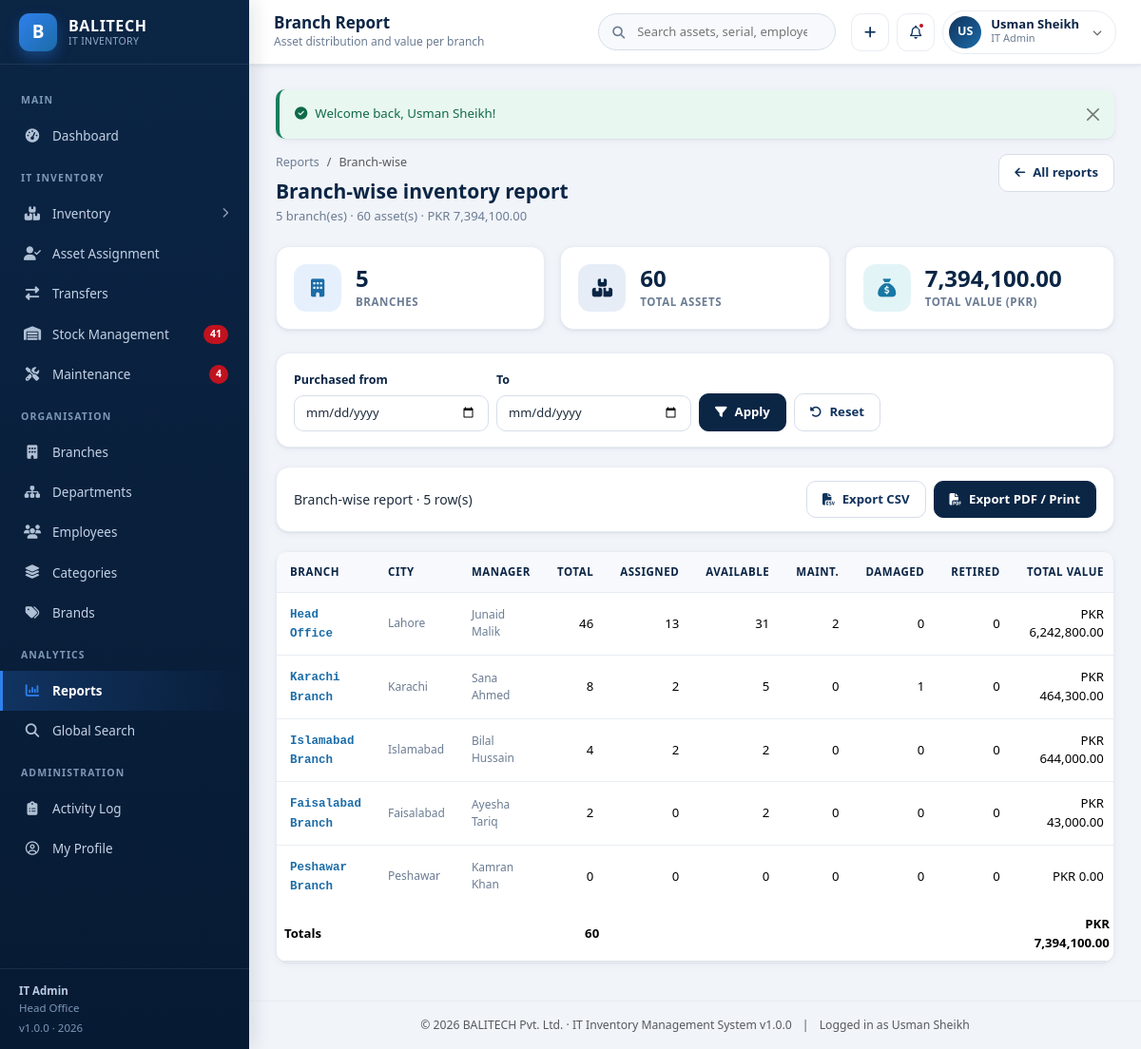
The app's page /reports/branch.php (signed in) with its own data.
### tables this page shows
CREATE TABLE `users` (
  `id` INT UNSIGNED NOT NULL AUTO_INCREMENT,
  `username` VARCHAR(60) NOT NULL,
  `full_name` VARCHAR(120) NOT NULL,
  `email` VARCHAR(120) NOT NULL,
  `password` VARCHAR(255) NOT NULL,
  `role` ENUM('super_admin','it_admin','branch_staff','dept_manager') NOT NULL DEFAULT 'branch_staff',
  `branch_id` INT UNSIGNED DEFAULT NULL,
  `department_id` INT UNSIGNED DEFAULT NULL,
  `phone` VARCHAR(30) DEFAULT NULL,
  `avatar` VARCHAR(255) DEFAULT NULL,
  `status` ENUM('active','inactive') NOT NULL DEFAULT 'active',
  `last_login` DATETIME DEFAULT NULL,
  `created_at` DATETIME NOT NULL DEFAULT CURRENT_TIMESTAMP,
  `updated_at` DATETIME NOT NULL DEFAULT CURRENT_TIMESTAMP ON UPDATE CURRENT_TIMESTAMP,
  PRIMARY KEY (`id`),
  UNIQUE KEY `uq_user_username` (`username`),
  UNIQUE KEY `uq_user_email` (`email`),
  KEY `idx_user_role` (`role`),
  KEY `idx_user_branch` (`branch_id`),
  KEY `idx_user_dept` (`department_id`),
  CONSTRAINT `fk_user_branch` FOREIGN KEY (`branch_id`) REFERENCES `branches` (`id`) ON DELETE SET NULL ON UPDATE CASCADE,
  CONSTRAINT `fk_user_dept` FOREIGN KEY (`department_id`) REFERENCES `departments` (`id`) ON DELETE SET NULL ON UPDATE CASCADE
);

CREATE TABLE `branches` (
  `id` INT UNSIGNED NOT NULL AUTO_INCREMENT,
  `branch_code` VARCHAR(20) NOT NULL,
  `branch_name` VARCHAR(120) NOT NULL,
  `city` VARCHAR(80) NOT NULL,
  `address` VARCHAR(255) DEFAULT NULL,
  `branch_manager` VARCHAR(120) DEFAULT NULL,
  `contact_number` VARCHAR(30) DEFAULT NULL,
  `email` VARCHAR(120) DEFAULT NULL,
  `status` ENUM('active','inactive') NOT NULL DEFAULT 'active',
  `created_at` DATETIME NOT NULL DEFAULT CURRENT_TIMESTAMP,
  `updated_at` DATETIME NOT NULL DEFAULT CURRENT_TIMESTAMP ON UPDATE CURRENT_TIMESTAMP,
  PRIMARY KEY (`id`),
  UNIQUE KEY `uq_branch_code` (`branch_code`),
  KEY `idx_branch_status` (`status`),
  KEY `idx_branch_name` (`branch_name`)
);

### reports/branch.php (the view, shortened to what the rows shown need)
<?php
require_once __DIR__ . '/../init.php';
$scope       = rbac_scope('i');
$scopeParams = $scope['params'];
$join   = ' LEFT JOIN inventory i ON i.branch_id = b.id ' . $scope['sql'];
$params = $scopeParams;
$rows = db_all(
    "SELECT b.id, b.branch_name, b.city, b.branch_manager,
            COUNT(i.id) AS total_assets,
            SUM(i.status = 'assigned') AS assigned,
            SUM(i.status = 'available') AS available,
            SUM(i.status = 'under_maintenance') AS under_maintenance,
            SUM(i.status = 'damaged') AS damaged,
            SUM(i.status = 'retired') AS retired,
            COALESCE(SUM(i.purchase_price), 0) AS total_value
       FROM branches b
       $join
      WHERE b.status = 'active'
      GROUP BY b.id, b.branch_name, b.city, b.branch_manager
      ORDER BY total_assets DESC, b.branch_name", $params
);
$page_title    = 'Branch Report';
require __DIR__ . '/../includes/header.php';
?>
<div class="page-head no-print">
    <div>
        <h2>Branch-wise inventory report</h2>
    </div>
</div>
<div class="row g-3 mb-4 no-print">
</div>
<form class="filter-bar no-print" method="get" action="<?= url('reports/branch.php') ?>">
</form>
<div class="print-toolbar no-print">
</div>
<div class="card">
    <div class="table-responsive">
        <table class="table">
            <thead>
                <tr>
                    <th>Branch</th><th>City</th><th>Manager</th><th class="text-end">Total</th><th class="text-end">Assigned</th>
                    <th class="text-end">Available</th><th class="text-end">Maint.</th><th class="text-end">Damaged</th>
                    <th class="text-end">Retired</th><th class="text-end">Total Value</th><th>Share</th>
                </tr>
            </thead>
            <tbody>
            <?php foreach ($rows as $row):
                $share = $grand > 0 ? round(((int) $row['total_assets'] / $grand) * 100, 1) : 0; ?>
                <tr>
                    <td>
                        <a class="fw-code" href="<?= url('branches/view.php?id=' . (int) $row['id']) ?>"><?= e($row['branch_name']) ?></a>
                    </td>
                    <td class="text-muted-sm"><?= e($row['city'] ?: '-') ?></td>
                    <td class="text-muted-sm"><?= e($row['branch_manager'] ?: '-') ?></td>
                    <td class="text-end"><?= number_format((int) $row['total_assets']) ?></td>
                    <td class="text-end"><?= number_format((int) $row['assigned']) ?></td>
                    <td class="text-end"><?= number_format((int) $row['available']) ?></td>
                    <td class="text-end"><?= number_format((int) $row['under_maintenance']) ?></td>
                    <td class="text-end"><?= number_format((int) $row['damaged']) ?></td>
                    <td class="text-end"><?= number_format((int) $row['retired']) ?></td>
                    <td class="text-end"><?= e(money($row['total_value'])) ?></td>
                </tr>
            <?php endforeach; ?>
            </tbody>
        </table>
    </div>
</div>
<?php require __DIR__ . '/../includes/footer.php'; ?>

### includes/header.php (shortened to what the rows shown need)
<?php
require_once __DIR__ . '/auth.php';
$page_title   = $page_title   ?? 'Dashboard';
?>
<!DOCTYPE html>
<html lang="en">
<head>
<link rel="stylesheet" href="https://cdn.jsdelivr.net/npm/bootstrap@5.3.3/dist/css/bootstrap.min.css">
<link rel="stylesheet" href="https://cdnjs.cloudflare.com/ajax/libs/font-awesome/6.5.2/css/all.min.css">
<link rel="stylesheet" href="<?= url('assets/css/style.css') ?>">
</head>
<body>
<div class="app-wrapper">
    <?php require __DIR__ . '/sidebar.php'; ?>
    <div class="app-main">
        <header class="app-topbar no-print">
            <div class="topbar-titles">
                <h1><?= e($page_title) ?></h1>
            </div>
            <form class="topbar-search" action="<?= url('search.php') ?>" method="get" role="search">
            </form>
            <div class="topbar-actions">
                <div class="dropdown">
                    <button class="user-chip" type="button" data-bs-toggle="dropdown" aria-expanded="false">
                        <span class="avatar"><?= e(user_initials($user['full_name'])) ?></span>
                        <span class="text-start">
                            <span class="u-name d-block"><?= e($user['full_name']) ?></span>
                            <span class="u-role d-block"><?= e(role_label($user['role'])) ?></span>
                        </span>
                        <i class="fa-solid fa-chevron-down ms-1" style="font-size:10px;opacity:.6"></i>
                    </button>
                </div>
            </div>
        </header>
        <main class="app-content">
            <?= render_flash() ?>

### includes/sidebar.php (shortened to what the rows shown need)
<?php
$user = current_user();
?>
<aside class="app-sidebar no-print" id="appSidebar">
    <div class="sidebar-brand">
        <span class="brand-mark">B</span>
        <span class="brand-text">
        </span>
    </div>
    <div class="sidebar-scroll">
        <div class="nav-label">Main</div>
        <ul class="sidebar-nav">
        </ul>
        <div class="nav-label">IT Inventory</div>
        <ul class="sidebar-nav">
        </ul>
        <div class="nav-label">Organisation</div>
        <ul class="sidebar-nav">
        </ul>
        <div class="nav-label">Analytics</div>
        <ul class="sidebar-nav">
        </ul>
        <?php if (is_role('super_admin', 'it_admin')): ?>
        <div class="nav-label">Administration</div>
        <ul class="sidebar-nav">
        </ul>
        <?php endif; ?>
    </div>
    <div class="sidebar-footer">
        <strong><?= e(role_label($user['role'] ?? '')) ?></strong><br>
        <?= $user['branch_name'] ? e($user['branch_name']) : 'All branches access' ?>
        <div class="mt-1">v<?= e(APP_VERSION) ?> &middot; <?= date('Y') ?></div>
    </div>
</aside>

### includes/footer.php (shortened to what the rows shown need)
        </main>
        <footer class="app-content py-3 text-center text-muted no-print" style="font-size:12.2px;border-top:1px solid var(--gray-200)">
            &copy; <?= date('Y') ?> <?= e(APP_COMPANY) ?> &middot; IT Inventory Management System v<?= e(APP_VERSION) ?>
            <span class="mx-2">|</span> Logged in as <?= e(current_user()['full_name'] ?? '') ?>
        </footer>
    </div>
</div>
</body>
</html>

### records on screen
users: role "IT Admin", branch.branch_name "Head Office", full_name "US", full_name "Usman Sheikh"
branches: branch_name "Head Office", city "Lahore", branch_manager "Junaid Malik", total_assets "46", assigned "13", available "31", under_maintenance "2", damaged "0", retired "0", total_value "PKR 6,242,800.00"
branches: branch_name "Karachi Branch", city "Karachi", branch_manager "Sana Ahmed", total_assets "8", assigned "2", available "5", under_maintenance "0", damaged "1", retired "0", total_value "PKR 464,300.00"
branches: branch_name "Islamabad Branch", city "Islamabad", branch_manager "Bilal Hussain", total_assets "4", assigned "2", available "2", under_maintenance "0", damaged "0", retired "0", total_value "PKR 644,000.00"
branches: branch_name "Faisalabad Branch", city "Faisalabad", branch_manager "Ayesha Tariq", total_assets "2", assigned "0", available "2", under_maintenance "0", damaged "0", retired "0", total_value "PKR 43,000.00"
branches: branch_name "Peshawar Branch", city "Peshawar", branch_manager "Kamran Khan", total_assets "0", assigned "0", available "0", under_maintenance "0", damaged "0", retired "0", total_value "PKR 0.00"

### other values on screen
$notifLowStock "41"
$notifMaintenance "4"
APP_VERSION "1.0.0"
$page_title "Branch Report"
$page_subtitle "Asset distribution and value per branch"
$flash['message'] "Welcome back, Usman Sheikh!"
count($rows) "5"
$grand "60"
money($grandValue) "PKR 7,394,100.00"
money($grandValue, false) "7,394,100.00"
APP_COMPANY "BALITECH Pvt. Ltd."
